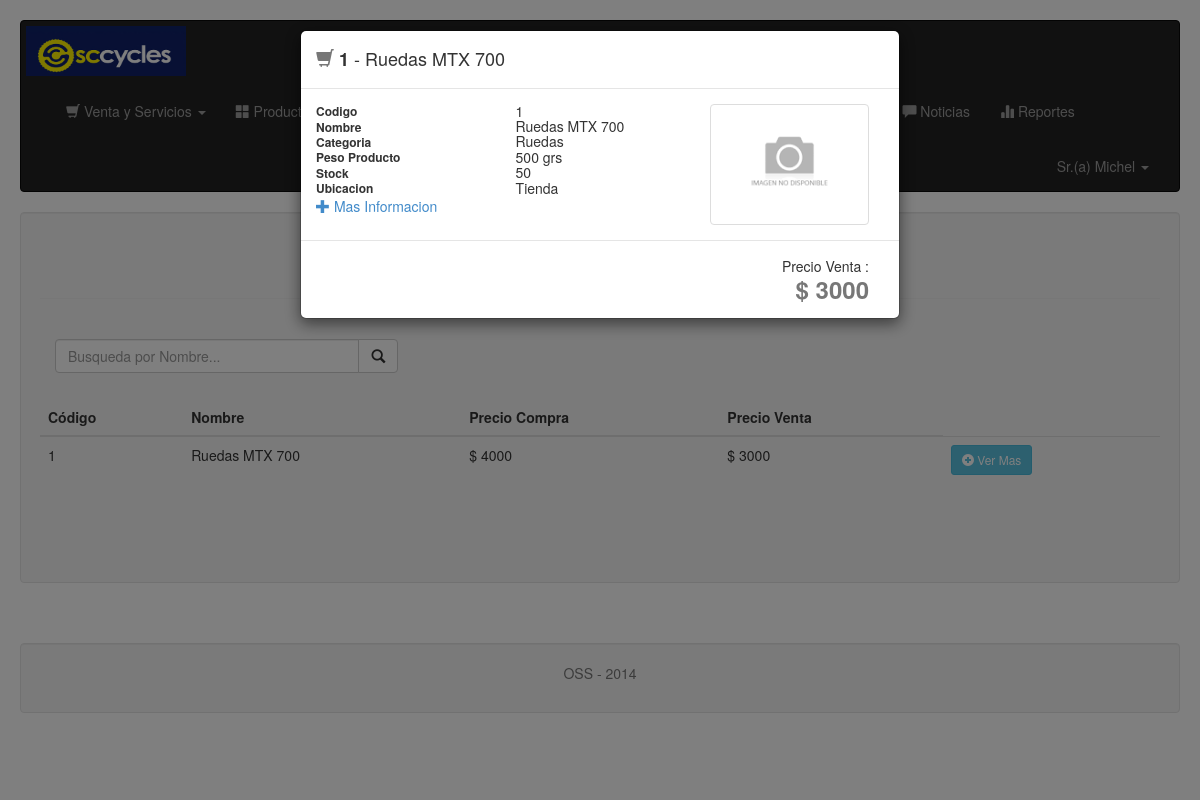
The app's page /admin/vista/vista_ver_producto.php?codigo=1 (signed in) with its own data.
### tables this page shows
CREATE TABLE Productos
(
  pro_cod Varchar(14) NOT NULL,
  pro_nombre Varchar(200) NOT NULL,
  pro_precio_venta Int NOT NULL,
  pro_precio_compra Int NOT NULL,
  pro_imagen Varchar(200),
  pro_peso Int NOT NULL,
  pro_talla Varchar(10),
  pro_descripcion Varchar(500),
  pro_estado Int NOT NULL,
  cat_id Int,
  marca_id Int,
 PRIMARY KEY (pro_cod)
);

CREATE TABLE Categorias
(
  cat_id Int NOT NULL AUTO_INCREMENT,
  cat_nombre Varchar(50) NOT NULL,
  cat_descripcion Varchar(100),
 PRIMARY KEY (cat_id)
);

### admin/modelo/modelo_productos.php (called while the page is built, shortened)
<?php
function conectar()
{
    $link=mysql_connect('localhost','root','') or die("Error en la Conexion.");
    return $link;
}
function buscaProductoDetalle($codigo){
    $link = conectar();
    $a=array();
    $x=0;
    $sql2 = "SELECT pr.pro_cod, pr.pro_nombre, pr.pro_precio_venta, pr.pro_precio_compra, pr.pro_imagen, pr.pro_peso, cat.cat_nombre
        FROM productos pr,categorias cat
        WHERE pr.pro_cod = $codigo
        AND pr.cat_id = cat.cat_id";
    $res2= mysql_query($sql2, $link) or die("Error en: $sql2: " . mysql_error());
    while($f=mysql_fetch_assoc($res2))
    {
        $a[$x]=$f;
        $x++;
    }
    return $a;
}
function muestraProductos($start,$reg)
{
    $link=conectar();
    $a=array();
    $x=0;
    $sql=("SELECT * FROM productos WHERE pro_estado = 1 ORDER BY pro_nombre ASC
			LIMIT " . $start . "," . $reg);
    $res=mysql_query($sql, $link) or die("Error en: $sql: " . mysql_error());
    while($f=mysql_fetch_assoc($res))
    {
        $a[$x]=$f;
        $x++;
    }
    return $a;
}
?>

### admin/vista/vista_ver_producto.php (the view, shortened to what this page needs)
<?php
include('../modelo/modelo_productos.php');
if (isset($_GET['page'])) {
    $page = preg_replace("#[^0-9]#", "", $_GET['page']);
    $start = (($page - 1) * $reg);
} else {
    $page = 1;
    $start = (($page - 1) * 0);
}
$reg = 12;
$res = muestraProductos($start, $reg);
?>
<!DOCTYPE html>
<html lang="en">
<head>
    <link rel="stylesheet" type="text/css" href="../css/bootstrap.css"/>
    <link rel="stylesheet" type="text/css" href="../css/font-awesome.css"/>
</head>
<body>
<div class="well" style="height:auto;">
    <h3 class="text-center">Lista de Productos</h3>
    <br>
    <form id="iform" name="iform">
        <div class="col-xs-6 col-md-4">
            <div class="input-group">
                <input type="text" id="txt_consulta" name="txt_consulta" class="form-control"
                       placeholder="Busqueda por Nombre..." required/>
                <div class="input-group-btn">
                    <button type="submit" class="btn btn-default" id="btn_consulta">
                        <span class="glyphicon glyphicon-search"></span>
                    </button>
                </div>
            </div>
        </div>
    </form>
    <br>
    <br>
    <br>
    <table class="table">
        <thead>
        <tr>
            <th>
                Código
            </th>
            <th>
                Nombre
            </th>
            <th>
                Precio Compra
            </th>
            <th>
                Precio Venta
            </th>
        </tr>
        </thead>
        <tbody>
        <?php
        if (isset($_GET['txt_consulta']))
        {
            $res2 = muestraProductosNom($_GET['txt_consulta']);
            foreach ($res2 as $f) {
                echo(
                    "<tr>
            <td>" . $f['pro_cod'] . "</td>
            <td>" . $f['pro_nombre'] . "</td>
            <td>$" . $f['pro_precio_compra'] . "</td>
            <td>$" . $f['pro_precio_venta'] . "</td>
            </tr>"
                );
            }
        }
        else
        {
        ?>
        <?php if ($res == true) { ?>
        <?php
        foreach ($res as $f) {
            ?>
            <tr>
                <th style="font-weight:100"><?php echo $f['pro_cod']; ?></th>
                <th style="font-weight:100"><?php echo $f['pro_nombre']; ?></th>
                <th style="font-weight:100">$ <?php echo $f['pro_precio_compra']; ?></th>
                <th style="font-weight:100">$ <?php echo $f['pro_precio_venta']; ?></th>
                <th style="font-weight:100"><a href="vista_ver_producto.php?codigo=<?php echo $f["pro_cod"]; ?>"
                                               class="btn btn-sm btn-info"><span
                            class='glyphicon glyphicon-plus-sign'></span> Ver Mas </a></th>
            </tr>
        <?php
        }
        ?>
        </tbody>
        <?php }
        else {
            echo("<tr><td><h4>&nbsp;&nbsp;&nbsp;No hay Productos</h4></td></tr>");
        }
        } ?>
    </table>
    <?php include('/includes/paginador.php'); ?>
    <?php include('/includes/footer.php'); ?>
    <?php
    if (isset($_GET['codigo'])) {
        $res3 = buscaProductoDetalle($_GET['codigo']);
        foreach ($res3 as $b) {
        ?>
            <div class="modal fade" id="myModal" tabindex="-1" role="dialog" aria-labelledby="myModalLabel" aria-hidden="true">
              <div class="modal-dialog">
                <div class="modal-content">
                  <div class="modal-header">
                    <h4 class="modal-title" id="myModalLabel"><i class="text-muted glyphicon glyphicon-shopping-cart"></i> <strong><?php print($b["pro_cod"])?></strong><?php print(' - ' . $b["pro_nombre"]) ?></h4>
                  </div>
                  <div class="modal-body">
                    <table class="pull-left col-md-8 ">
                         <tbody>
                             <tr>
                                 <td class="h6"><strong>Codigo</strong></td>
                                 <td class="h5"><?php print($b["pro_cod"])?></td>
                             </tr>
                             <tr>
                                 <td class="h6"><strong>Nombre</strong></td>
                                 <td class="h5"><?php print($b["pro_nombre"]) ?> </td>
                             </tr>
                             <tr>
                                 <td class="h6"><strong>Categoria</strong></td>
                                 <td class="h5"><?php print($b["cat_nombre"]) ?> </td>
                             </tr>
                             <tr>
                                 <td class="h6"><strong>Peso Producto</strong></td>
                                 <td class="h5"><?php print($b["pro_peso"].' ')?>grs</td>
                             </tr>
                             <tr>
                                 <td class="h6"><strong>Stock</strong></td>
                                 <td class="h5">50</td>
                             </tr>
                             <tr>
                                 <td class="h6"><strong>Ubicacion</strong></td>
                                 <td class="h5">Tienda</td>
                             </tr>
                             <tr>
                                 <td class="btn-mais-info text-primary">
                                     <i class="open_info glyphicon glyphicon-plus"></i> Mas Informacion
                                 </td>
                                 <td class="h5"></td>
                             </tr>
                         </tbody>
                    </table>
                    <div class="col-md-4">
            <?php if (isset($b["pro_imagen"])) {
                echo('<img src="../../' . $b["pro_imagen"] . '" alt="imagen" class="img-thumbnail">');
            } else {
                echo('<img src="../img/no_imagen.png" alt="imagen" class="img-thumbnail">');
            }
            ?>
           </div>
                    <div class="clearfix"></div>
                  </div>
                  <div class="modal-footer">
                    <div class="text-right pull-right col-md-3">
                        Precio Venta : <br/>
                        <span class="h3 text-muted"><strong><?php print('$ '. $b["pro_precio_venta"]) ?></strong></span>
                    </div>
                </div>
              </div>
            </div>
            </div>
    <?php
       }
    } ?>
</body>
</html>

### admin/vista/vista_ver_producto.php (style rules this page uses)
tbody > tr { cursor: pointer; }

### records on screen
productos: pro_cod "1", pro_nombre "Ruedas MTX 700", pro_precio_compra "4000", pro_precio_venta "3000", cat.cat_nombre "Ruedas", pro_peso "500"

### other values on screen
$_SESSION['usu_nombre'] "Michel"
